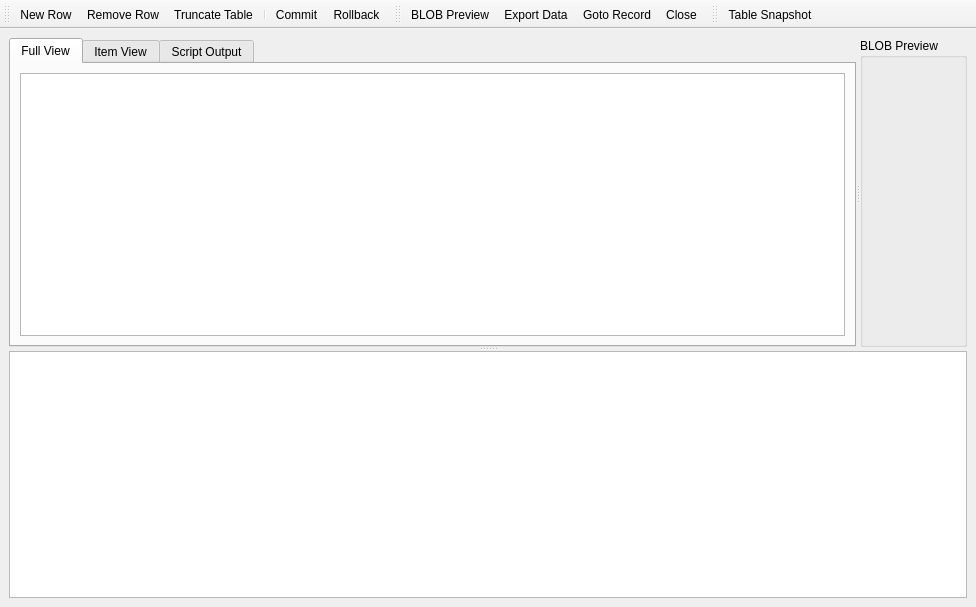
<?xml version="1.0" encoding="UTF-8"?>
<ui version="4.0">
 <class>DataViewer</class>
 <widget class="QMainWindow" name="DataViewer">
  <property name="geometry">
   <rect>
    <x>0</x>
    <y>0</y>
    <width>976</width>
    <height>607</height>
   </rect>
  </property>
  <property name="minimumSize">
   <size>
    <width>0</width>
    <height>100</height>
   </size>
  </property>
  <property name="windowTitle">
   <string>Data Viewer</string>
  </property>
  <widget class="QWidget" name="centralwidget">
   <layout class="QGridLayout">
    <item row="0" column="0">
     <widget class="QSplitter" name="splitter">
      <property name="orientation">
       <enum>Qt::Vertical</enum>
      </property>
      <property name="childrenCollapsible">
       <bool>false</bool>
      </property>
      <widget class="QSplitter" name="splitterBlob">
       <property name="orientation">
        <enum>Qt::Horizontal</enum>
       </property>
       <property name="childrenCollapsible">
        <bool>false</bool>
       </property>
       <widget class="QTabWidget" name="tabWidget">
        <property name="currentIndex">
         <number>0</number>
        </property>
        <widget class="QWidget" name="tab">
         <attribute name="title">
          <string>Full View</string>
         </attribute>
         <layout class="QGridLayout">
          <item row="0" column="0">
           <widget class="QTableView" name="tableView">
            <property name="minimumSize">
             <size>
              <width>0</width>
              <height>100</height>
             </size>
            </property>
            <property name="contextMenuPolicy">
             <enum>Qt::ActionsContextMenu</enum>
            </property>
            <property name="alternatingRowColors">
             <bool>true</bool>
            </property>
            <property name="selectionMode">
             <enum>QAbstractItemView::ContiguousSelection</enum>
            </property>
            <property name="verticalScrollMode">
             <enum>QAbstractItemView::ScrollPerPixel</enum>
            </property>
            <property name="horizontalScrollMode">
             <enum>QAbstractItemView::ScrollPerPixel</enum>
            </property>
           </widget>
          </item>
         </layout>
        </widget>
        <widget class="QWidget" name="tab_2">
         <attribute name="title">
          <string>Item View</string>
         </attribute>
         <layout class="QGridLayout">
          <item row="1" column="0">
           <widget class="SqlItemView" name="itemView" native="true"/>
          </item>
          <item row="0" column="0">
           <widget class="QLabel" name="label">
            <property name="text">
             <string>Item View is read only now.</string>
            </property>
           </widget>
          </item>
         </layout>
        </widget>
        <widget class="QWidget" name="tab_3">
         <attribute name="title">
          <string>Script Output</string>
         </attribute>
         <layout class="QGridLayout">
          <item row="0" column="0">
           <widget class="SqlEditorWidget" name="scriptEdit">
            <property name="readOnly">
             <bool>false</bool>
            </property>
           </widget>
          </item>
         </layout>
        </widget>
       </widget>
       <widget class="QGroupBox" name="blobPreviewBox">
        <property name="title">
         <string>BLOB Preview</string>
        </property>
        <layout class="QGridLayout">
         <item row="0" column="0">
          <widget class="BlobPreviewWidget" name="blobPreview" native="true"/>
         </item>
        </layout>
       </widget>
      </widget>
      <widget class="QTextEdit" name="statusText">
       <property name="minimumSize">
        <size>
         <width>0</width>
         <height>30</height>
        </size>
       </property>
       <property name="readOnly">
        <bool>true</bool>
       </property>
      </widget>
     </widget>
    </item>
   </layout>
  </widget>
  <widget class="QToolBar" name="mainToolBar">
   <property name="windowTitle">
    <string>DML Tools</string>
   </property>
   <property name="toolTip">
    <string>Open a new standalone window with current results</string>
   </property>
   <property name="orientation">
    <enum>Qt::Horizontal</enum>
   </property>
   <attribute name="toolBarArea">
    <enum>TopToolBarArea</enum>
   </attribute>
   <attribute name="toolBarBreak">
    <bool>false</bool>
   </attribute>
   <addaction name="actionNew_Row"/>
   <addaction name="actionRemove_Row"/>
   <addaction name="actionTruncate_Table"/>
   <addaction name="separator"/>
   <addaction name="actionCommit"/>
   <addaction name="actionRollback"/>
  </widget>
  <widget class="QToolBar" name="exportToolBar">
   <property name="windowTitle">
    <string>Data Tools</string>
   </property>
   <property name="orientation">
    <enum>Qt::Horizontal</enum>
   </property>
   <attribute name="toolBarArea">
    <enum>TopToolBarArea</enum>
   </attribute>
   <attribute name="toolBarBreak">
    <bool>false</bool>
   </attribute>
   <addaction name="actionBLOB_Preview"/>
   <addaction name="actionExport_Data"/>
   <addaction name="action_Goto_Line"/>
   <addaction name="actionClose"/>
  </widget>
  <widget class="QToolBar" name="snapshotToolBar">
   <property name="windowTitle">
    <string>Misc. Tools</string>
   </property>
   <property name="orientation">
    <enum>Qt::Horizontal</enum>
   </property>
   <attribute name="toolBarArea">
    <enum>TopToolBarArea</enum>
   </attribute>
   <attribute name="toolBarBreak">
    <bool>false</bool>
   </attribute>
   <addaction name="actionRipOut"/>
  </widget>
  <action name="actionNew_Row">
   <property name="text">
    <string>New Row</string>
   </property>
  </action>
  <action name="actionRemove_Row">
   <property name="text">
    <string>Remove Row</string>
   </property>
  </action>
  <action name="actionTruncate_Table">
   <property name="text">
    <string>Truncate Table</string>
   </property>
  </action>
  <action name="actionExport_Data">
   <property name="text">
    <string>Export Data</string>
   </property>
  </action>
  <action name="actionCommit">
   <property name="text">
    <string>Commit</string>
   </property>
   <property name="toolTip">
    <string>Commit the current transaction in the result table</string>
   </property>
  </action>
  <action name="actionRollback">
   <property name="text">
    <string>Rollback</string>
   </property>
   <property name="toolTip">
    <string>Rollback the current transaction in the result table</string>
   </property>
  </action>
  <action name="actionRipOut">
   <property name="text">
    <string>Table Snapshot</string>
   </property>
  </action>
  <action name="actionClose">
   <property name="text">
    <string>Close</string>
   </property>
   <property name="visible">
    <bool>false</bool>
   </property>
  </action>
  <action name="actionBLOB_Preview">
   <property name="checkable">
    <bool>true</bool>
   </property>
   <property name="text">
    <string>BLOB Preview</string>
   </property>
  </action>
  <action name="action_Goto_Line">
   <property name="text">
    <string>&amp;Goto Record...</string>
   </property>
   <property name="toolTip">
    <string>Go to line number</string>
   </property>
  </action>
 </widget>
 <customwidgets>
  <customwidget>
   <class>SqlEditorWidget</class>
   <extends>QTextEdit</extends>
   <header>sqleditorwidget.h</header>
  </customwidget>
  <customwidget>
   <class>BlobPreviewWidget</class>
   <extends>QWidget</extends>
   <header>blobpreviewwidget.h</header>
   <container>1</container>
  </customwidget>
  <customwidget>
   <class>SqlItemView</class>
   <extends>QWidget</extends>
   <header>sqlitemview.h</header>
   <container>1</container>
  </customwidget>
 </customwidgets>
 <resources/>
 <connections/>
</ui>
